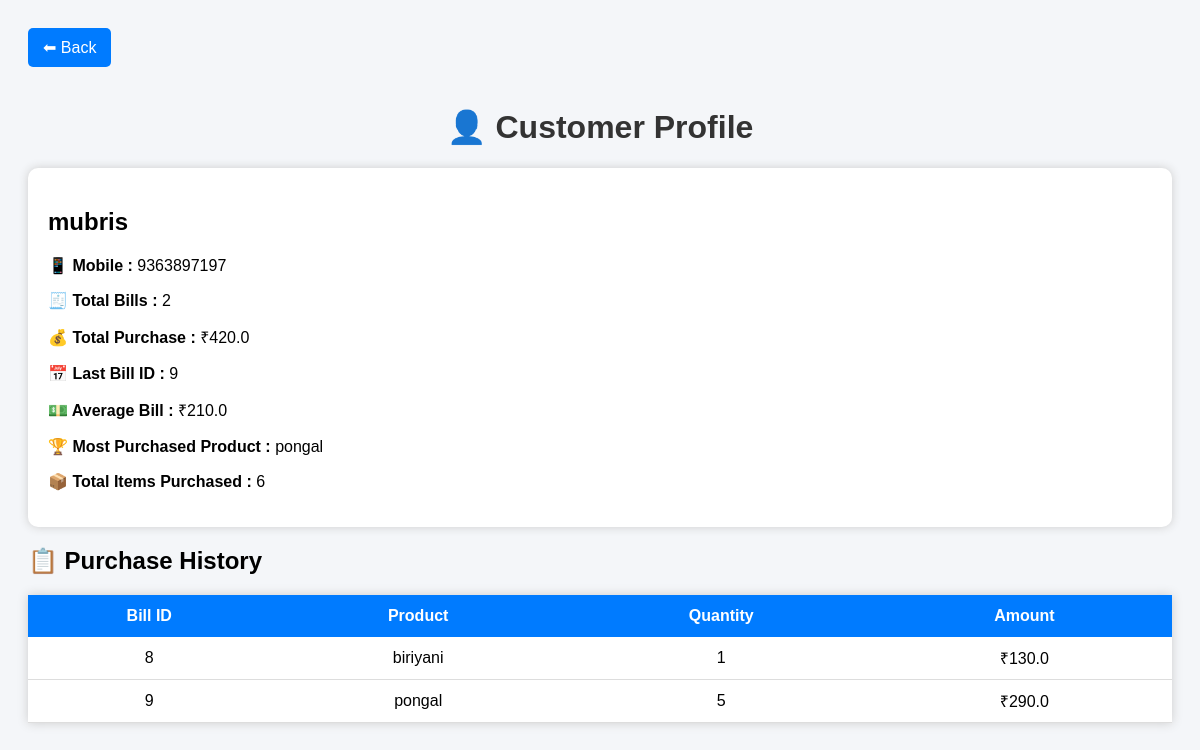
Screenshot of /customer/9363897197 with the database file from the repository.
### app.py (models this page shows)
class Bill(db.Model):
    id = db.Column(db.Integer, primary_key=True)
    customer_name = db.Column(db.String(100))
    mobile = db.Column(db.String(20))
    product = db.Column(db.String(100))
    quantity = db.Column(db.Integer)
    price = db.Column(db.Float)
    total = db.Column(db.Float)

### app.py (the view)
@app.route("/customer/<mobile>")
def customer_profile(mobile):
    bills = Bill.query.filter_by(mobile=mobile).all()
    if not bills:
        return "Customer Not Found"
    customer_name = bills[0].customer_name
    total_bills = len(bills)
    total_purchase = sum(bill.total for bill in bills)
    last_purchase = max(bills, key=lambda x: x.id)
    average_bill = round(total_purchase / total_bills, 2) if total_bills else 0
    product_count = {}
    total_items = 0
    for bill in bills:
        total_items += bill.quantity
        if bill.product in product_count:
            product_count[bill.product] += bill.quantity
        else:
            product_count[bill.product] = bill.quantity
    most_product = max(product_count, key=product_count.get)
    return render_template(
        "customer_profile.html",
        customer_name=customer_name,
        mobile=mobile,
        bills=bills,
        total_bills=total_bills,
        total_purchase=total_purchase,
        last_purchase=last_purchase,
        average_bill=average_bill,
        most_product=most_product,
        total_items=total_items
    )

### templates/customer_profile.html (shortened to what this page needs)
<!DOCTYPE html>
<html>
<head>
</head>
<body>
<a href="/customers" class="btn">⬅ Back</a>
<h1>👤 Customer Profile</h1>
<div class="card">
    <h2>{{ customer_name }}</h2>
    <p><b>📱 Mobile :</b> {{ mobile }}</p>
    <p><b>🧾 Total Bills :</b> {{ total_bills }}</p>
    <p><b>💰 Total Purchase :</b> ₹{{ total_purchase }}</p>
    <p><b>📅 Last Bill ID :</b> {{ last_purchase.id }}</p>
    <p><b>💵 Average Bill :</b> ₹{{ average_bill }}</p>
    <p><b>🏆 Most Purchased Product :</b> {{ most_product }}</p>
    <p><b>📦 Total Items Purchased :</b> {{ total_items }}</p>
</div>
<h2>📋 Purchase History</h2>
<table>
<tr>
    <th>Bill ID</th>
    <th>Product</th>
    <th>Quantity</th>
    <th>Amount</th>
</tr>
{% for bill in bills %}
<tr>
    <td>{{ bill.id }}</td>
    <td>{{ bill.product }}</td>
    <td>{{ bill.quantity }}</td>
    <td>₹{{ bill.total }}</td>
</tr>
{% endfor %}
</table>
</body>
</html>

### templates/customer_profile.html (style rules this page uses)
body { font-family:Arial,sans-serif; background:#f4f6f9; padding:20px; }
h1 { text-align:center; color:#333; }
.card { background:white; padding:20px; border-radius:10px; box-shadow:0 0 10px #ccc; margin-bottom:20px; }
table { width:100%; border-collapse:collapse; background:white; box-shadow:0 0 10px #ccc; }
th { background:#007bff; color:white; padding:12px; }
td { padding:10px; text-align:center; border-bottom:1px solid #ddd; }
.btn { display:inline-block; margin-bottom:20px; background:#007bff; color:white; padding:10px 15px; text-decoration:none; border-radius:5px; }

### rows the page displays
Bill: customer_name "mubris", id "8", product "biriyani", quantity "1", total "130.0"
Bill: id "9", product "pongal", quantity "5", total "290.0"

### other values shown
{{ mobile }} "9363897197"
{{ total_bills }} "2"
{{ total_purchase }} "420.0"
{{ average_bill }} "210.0"
{{ total_items }} "6"
